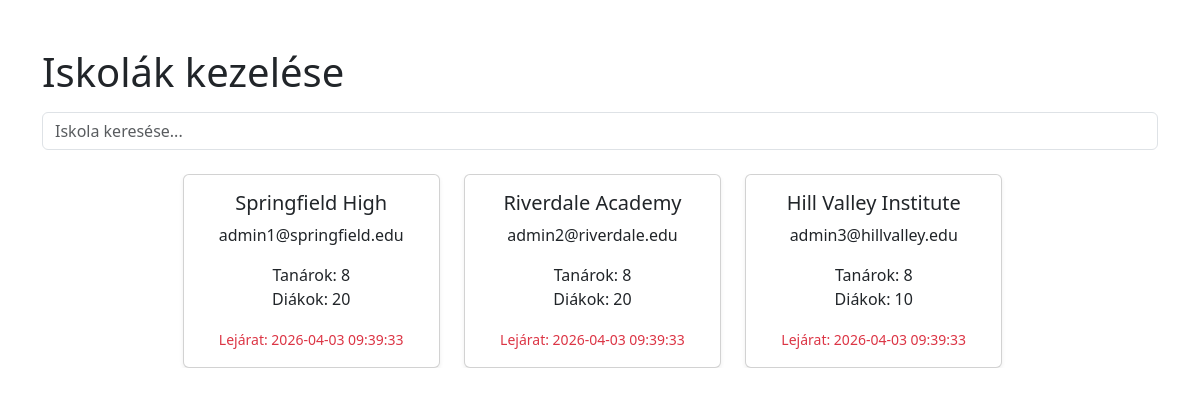
/pages/admin/admin.php, run on the app's committed database.
### tables this page shows
CREATE TABLE `schools` (
  `Id` int(11) NOT NULL,
  `Name` varchar(100) NOT NULL,
  `Country` varchar(100) NOT NULL,
  `Address` varchar(150) NOT NULL,
  `Email` varchar(100) NOT NULL,
  `Password` varchar(255) NOT NULL,
  `Date` datetime NOT NULL,
  `IsActive` tinyint(1) DEFAULT 0,
  `ExpirationDate` datetime NOT NULL,
  `UserType` enum('school') DEFAULT 'school'
);

### pages/admin/admin.php (the view, shortened to what this page needs)
<?php
require_once "/xampp/htdocs/Horizon/database/db.php";
require "/xampp/htdocs/Horizon/views/header.php";
?>
<div class="container my-5">
    <h1 class="mb-3">Iskolák kezelése</h1>
    <input type="text" id="searchInput" class="form-control mb-4" placeholder="Iskola keresése...">
    <div id="scrollableCards">
        <div class="row gy-4 justify-content-center" id="schoolCards">
            <?php
            $sql = "SELECT Id, Name, Email, ExpirationDate FROM schools";
            $result = $conn->query($sql);
            if ($result->num_rows > 0):
                while($row = $result->fetch_assoc()):
                    $schoolId = $row["Id"];
                    $studentCountResult = $conn->query("SELECT COUNT(*) AS count FROM students WHERE SchoolId = $schoolId");
                    $studentCount = ($studentCountResult && $studentCountResult->num_rows > 0) ? $studentCountResult->fetch_assoc()['count'] : 0;
                    $teacherCountResult = $conn->query("SELECT COUNT(*) AS count FROM teachers WHERE SchoolId = $schoolId");
                    $teacherCount = ($teacherCountResult && $teacherCountResult->num_rows > 0) ? $teacherCountResult->fetch_assoc()['count'] : 0;
                    $expirationDate = new DateTime($row["ExpirationDate"]);
                    $now = new DateTime();
                    $interval = $now->diff($expirationDate);
                    $daysLeft = (int)$interval->format('%r%a');
                    if ($daysLeft <= 365) {
                        $expirationColor = "text-danger";
                    } elseif ($daysLeft <= 1095) {
                        $expirationColor = "text-warning";
                    } else {
                        $expirationColor = "text-success";
                    }
                ?>
                    <div class="col-md-3 school-card text-center" data-name="<?= strtolower($row["Name"]) ?>" data-id="<?= $row["Id"] ?>">
                        <a href="school_details.php?id=<?= $row["Id"] ?>" style="text-decoration: none; color: inherit;">
                            <div class="card h-100 shadow-sm p-3 school-card-click" style="cursor:pointer;">
                                <h5 class="card-title"><?= $row["Name"] ?></h5>
                                <p class="card-text"><?= $row["Email"] ?></p>
                                <p class="card-text">
                                    Tanárok: <?= $teacherCount ?> <br>
                                    Diákok: <?= $studentCount ?>
                                </p>
                                <p class="card-text <?= $expirationColor ?>"><small>Lejárat: <?= $row["ExpirationDate"] ?></small></p>
                            </div>
                        </a>
                    </div>
                <?php endwhile;
            endif;
            ?>
        </div>
    </div>
</div>
<?php require_once "/xampp/htdocs/Horizon/views/footer.php"; ?>

### scripts/style/adminPage.css (style rules this page uses)
#scrollableCards { max-height: 400px; overflow-y: auto; padding-right: 15px; }
.school-card { min-width: 280px; }
.school-card .card { transition: transform 0.2s ease; }

### data on the page
schools: Name "Springfield High", Email "admin1@springfield.edu", teacherCount "8", studentCount "20", ExpirationDate "2026-04-03 09:39:33"
schools: Name "Riverdale Academy", Email "admin2@riverdale.edu", teacherCount "8", studentCount "20", ExpirationDate "2026-04-03 09:39:33"
schools: Name "Hill Valley Institute", Email "admin3@hillvalley.edu", teacherCount "8", studentCount "10", ExpirationDate "2026-04-03 09:39:33"
